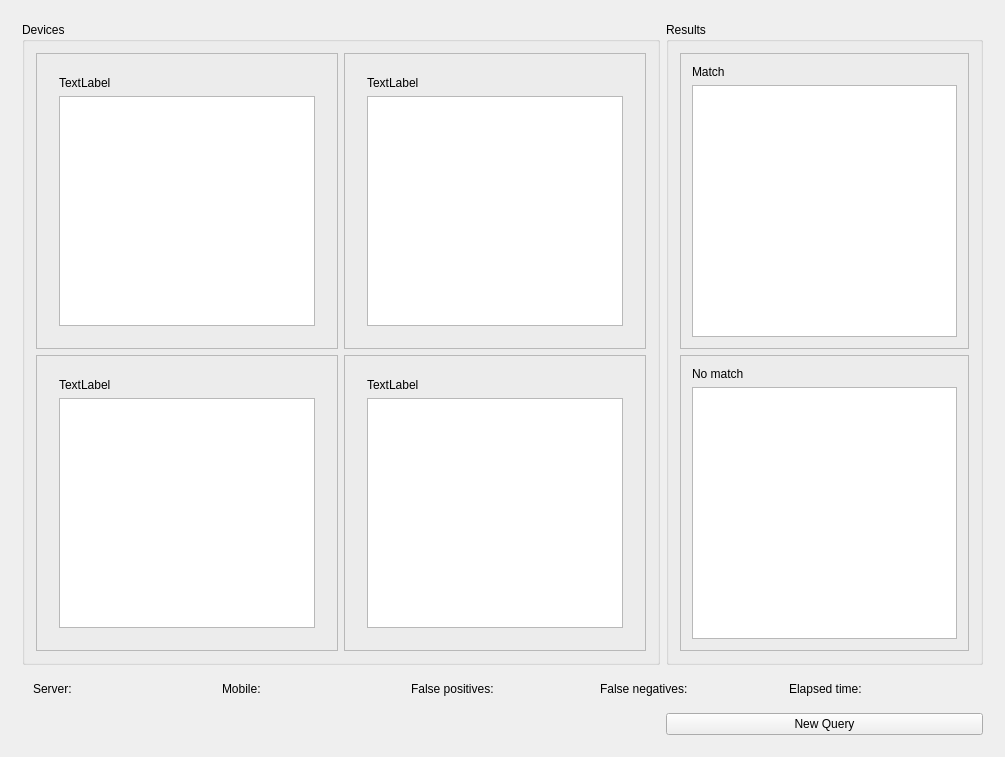
<?xml version="1.0" encoding="UTF-8"?>
<ui version="4.0">
 <class>MainWindow</class>
 <widget class="QMainWindow" name="MainWindow">
  <property name="geometry">
   <rect>
    <x>0</x>
    <y>0</y>
    <width>1005</width>
    <height>757</height>
   </rect>
  </property>
  <property name="windowTitle">
   <string>MainWindow</string>
  </property>
  <widget class="QWidget" name="centralWidget">
   <layout class="QGridLayout" name="gridLayout_2">
    <item row="1" column="1">
     <widget class="QStackedWidget" name="stackedWidget">
      <property name="frameShadow">
       <enum>QFrame::Plain</enum>
      </property>
      <property name="currentIndex">
       <number>1</number>
      </property>
      <widget class="QWidget" name="page_1">
       <layout class="QGridLayout" name="gridLayout">
        <item row="1" column="1" colspan="2">
         <layout class="QGridLayout" name="gridLayout_3">
          <property name="sizeConstraint">
           <enum>QLayout::SetDefaultConstraint</enum>
          </property>
          <item row="4" column="1">
           <widget class="QListWidget" name="classList">
            <property name="sizePolicy">
             <sizepolicy hsizetype="Fixed" vsizetype="Fixed">
              <horstretch>0</horstretch>
              <verstretch>0</verstretch>
             </sizepolicy>
            </property>
            <property name="alternatingRowColors">
             <bool>true</bool>
            </property>
            <property name="selectionMode">
             <enum>QAbstractItemView::ExtendedSelection</enum>
            </property>
           </widget>
          </item>
          <item row="4" column="4">
           <widget class="QPushButton" name="btnQuery">
            <property name="text">
             <string>Query</string>
            </property>
           </widget>
          </item>
          <item row="2" column="1">
           <widget class="QLabel" name="label">
            <property name="text">
             <string>Classes</string>
            </property>
           </widget>
          </item>
          <item row="4" column="2">
           <widget class="QGroupBox" name="modeGroupBox">
            <property name="title">
             <string/>
            </property>
            <layout class="QVBoxLayout" name="verticalLayout">
             <item>
              <widget class="QRadioButton" name="radioButtonOpt">
               <property name="text">
                <string>Optimized</string>
               </property>
               <property name="checked">
                <bool>true</bool>
               </property>
              </widget>
             </item>
             <item>
              <widget class="QRadioButton" name="radioButtonMobile">
               <property name="text">
                <string>Mobile</string>
               </property>
              </widget>
             </item>
             <item>
              <widget class="QRadioButton" name="radioButtonServer">
               <property name="text">
                <string>Server</string>
               </property>
              </widget>
             </item>
            </layout>
           </widget>
          </item>
          <item row="2" column="2">
           <widget class="QLabel" name="label_2">
            <property name="text">
             <string>Process location</string>
            </property>
           </widget>
          </item>
          <item row="4" column="3">
           <widget class="QSpinBox" name="spinBoxK">
            <property name="minimum">
             <number>1</number>
            </property>
            <property name="maximum">
             <number>13</number>
            </property>
           </widget>
          </item>
          <item row="2" column="3">
           <widget class="QLabel" name="label_3">
            <property name="text">
             <string>Top K</string>
            </property>
           </widget>
          </item>
         </layout>
        </item>
        <item row="2" column="1">
         <spacer name="verticalSpacer_2">
          <property name="orientation">
           <enum>Qt::Vertical</enum>
          </property>
          <property name="sizeHint" stdset="0">
           <size>
            <width>20</width>
            <height>69</height>
           </size>
          </property>
         </spacer>
        </item>
        <item row="1" column="0">
         <spacer name="horizontalSpacer_2">
          <property name="orientation">
           <enum>Qt::Horizontal</enum>
          </property>
          <property name="sizeHint" stdset="0">
           <size>
            <width>102</width>
            <height>20</height>
           </size>
          </property>
         </spacer>
        </item>
        <item row="1" column="4">
         <spacer name="horizontalSpacer">
          <property name="orientation">
           <enum>Qt::Horizontal</enum>
          </property>
          <property name="sizeHint" stdset="0">
           <size>
            <width>293</width>
            <height>20</height>
           </size>
          </property>
         </spacer>
        </item>
        <item row="0" column="1">
         <spacer name="verticalSpacer">
          <property name="orientation">
           <enum>Qt::Vertical</enum>
          </property>
          <property name="sizeHint" stdset="0">
           <size>
            <width>20</width>
            <height>205</height>
           </size>
          </property>
         </spacer>
        </item>
       </layout>
      </widget>
      <widget class="QWidget" name="page_2">
       <layout class="QGridLayout" name="gridLayout_4">
        <item row="1" column="0">
         <widget class="QGroupBox" name="groupBox">
          <property name="title">
           <string>Devices</string>
          </property>
          <layout class="QGridLayout" name="gridLayout_5">
           <item row="0" column="0">
            <widget class="QStackedWidget" name="stackedDev1">
             <property name="frameShape">
              <enum>QFrame::StyledPanel</enum>
             </property>
             <property name="currentIndex">
              <number>1</number>
             </property>
             <widget class="QWidget" name="dev1Off">
              <layout class="QVBoxLayout" name="verticalLayout_2">
               <item>
                <widget class="QLabel" name="label_9">
                 <property name="text">
                  <string>No Device Connected</string>
                 </property>
                 <property name="alignment">
                  <set>Qt::AlignCenter</set>
                 </property>
                </widget>
               </item>
              </layout>
             </widget>
             <widget class="QWidget" name="dev1On">
              <layout class="QGridLayout" name="gridLayout_7">
               <item row="0" column="0">
                <widget class="QFrame" name="frame">
                 <property name="frameShape">
                  <enum>QFrame::NoFrame</enum>
                 </property>
                 <property name="frameShadow">
                  <enum>QFrame::Plain</enum>
                 </property>
                 <property name="lineWidth">
                  <number>0</number>
                 </property>
                 <layout class="QGridLayout" name="gridLayout_8">
                  <item row="0" column="0">
                   <widget class="QLabel" name="dev1Label">
                    <property name="text">
                     <string>TextLabel</string>
                    </property>
                   </widget>
                  </item>
                  <item row="1" column="0">
                   <widget class="QTableView" name="dev1List">
                    <property name="font">
                     <font>
                      <pointsize>8</pointsize>
                     </font>
                    </property>
                    <property name="selectionMode">
                     <enum>QAbstractItemView::NoSelection</enum>
                    </property>
                    <property name="selectionBehavior">
                     <enum>QAbstractItemView::SelectRows</enum>
                    </property>
                    <property name="gridStyle">
                     <enum>Qt::SolidLine</enum>
                    </property>
                    <attribute name="verticalHeaderVisible">
                     <bool>false</bool>
                    </attribute>
                   </widget>
                  </item>
                 </layout>
                </widget>
               </item>
              </layout>
             </widget>
            </widget>
           </item>
           <item row="0" column="1">
            <widget class="QStackedWidget" name="stackedDev2">
             <property name="frameShape">
              <enum>QFrame::StyledPanel</enum>
             </property>
             <property name="currentIndex">
              <number>1</number>
             </property>
             <widget class="QWidget" name="dev2Off">
              <layout class="QVBoxLayout" name="verticalLayout_3">
               <item>
                <widget class="QLabel" name="label_10">
                 <property name="text">
                  <string>No Device Connected</string>
                 </property>
                 <property name="alignment">
                  <set>Qt::AlignCenter</set>
                 </property>
                </widget>
               </item>
              </layout>
             </widget>
             <widget class="QWidget" name="dev2On">
              <layout class="QGridLayout" name="gridLayout_15">
               <item row="0" column="0">
                <widget class="QFrame" name="frame_5">
                 <property name="frameShape">
                  <enum>QFrame::NoFrame</enum>
                 </property>
                 <property name="frameShadow">
                  <enum>QFrame::Plain</enum>
                 </property>
                 <property name="lineWidth">
                  <number>0</number>
                 </property>
                 <layout class="QGridLayout" name="gridLayout_16">
                  <item row="0" column="0">
                   <widget class="QLabel" name="dev2Label">
                    <property name="text">
                     <string>TextLabel</string>
                    </property>
                   </widget>
                  </item>
                  <item row="1" column="0">
                   <widget class="QTableView" name="dev2List">
                    <property name="font">
                     <font>
                      <pointsize>8</pointsize>
                     </font>
                    </property>
                    <property name="selectionMode">
                     <enum>QAbstractItemView::NoSelection</enum>
                    </property>
                    <property name="selectionBehavior">
                     <enum>QAbstractItemView::SelectRows</enum>
                    </property>
                    <property name="gridStyle">
                     <enum>Qt::SolidLine</enum>
                    </property>
                    <attribute name="horizontalHeaderCascadingSectionResizes">
                     <bool>false</bool>
                    </attribute>
                    <attribute name="verticalHeaderVisible">
                     <bool>false</bool>
                    </attribute>
                    <attribute name="verticalHeaderDefaultSectionSize">
                     <number>30</number>
                    </attribute>
                   </widget>
                  </item>
                 </layout>
                </widget>
               </item>
              </layout>
             </widget>
            </widget>
           </item>
           <item row="1" column="1">
            <widget class="QStackedWidget" name="stackedDev4">
             <property name="frameShape">
              <enum>QFrame::StyledPanel</enum>
             </property>
             <property name="currentIndex">
              <number>1</number>
             </property>
             <widget class="QWidget" name="dev4Off">
              <layout class="QVBoxLayout" name="verticalLayout_5">
               <item>
                <widget class="QLabel" name="label_12">
                 <property name="text">
                  <string>No Device Connected</string>
                 </property>
                 <property name="alignment">
                  <set>Qt::AlignCenter</set>
                 </property>
                </widget>
               </item>
              </layout>
             </widget>
             <widget class="QWidget" name="dev4On">
              <layout class="QGridLayout" name="gridLayout_17">
               <item row="0" column="0">
                <widget class="QFrame" name="frame_6">
                 <property name="frameShape">
                  <enum>QFrame::NoFrame</enum>
                 </property>
                 <property name="frameShadow">
                  <enum>QFrame::Plain</enum>
                 </property>
                 <property name="lineWidth">
                  <number>0</number>
                 </property>
                 <layout class="QGridLayout" name="gridLayout_18">
                  <item row="0" column="0">
                   <widget class="QLabel" name="dev4Label">
                    <property name="text">
                     <string>TextLabel</string>
                    </property>
                   </widget>
                  </item>
                  <item row="1" column="0">
                   <widget class="QTableView" name="dev4List">
                    <property name="font">
                     <font>
                      <pointsize>8</pointsize>
                     </font>
                    </property>
                    <property name="selectionMode">
                     <enum>QAbstractItemView::NoSelection</enum>
                    </property>
                    <property name="selectionBehavior">
                     <enum>QAbstractItemView::SelectRows</enum>
                    </property>
                    <property name="gridStyle">
                     <enum>Qt::SolidLine</enum>
                    </property>
                    <attribute name="verticalHeaderVisible">
                     <bool>false</bool>
                    </attribute>
                   </widget>
                  </item>
                 </layout>
                </widget>
               </item>
              </layout>
             </widget>
            </widget>
           </item>
           <item row="1" column="0">
            <widget class="QStackedWidget" name="stackedDev3">
             <property name="frameShape">
              <enum>QFrame::StyledPanel</enum>
             </property>
             <property name="currentIndex">
              <number>1</number>
             </property>
             <widget class="QWidget" name="dev3Off">
              <layout class="QVBoxLayout" name="verticalLayout_4">
               <item>
                <widget class="QLabel" name="label_11">
                 <property name="text">
                  <string>No Device Connected</string>
                 </property>
                 <property name="alignment">
                  <set>Qt::AlignCenter</set>
                 </property>
                </widget>
               </item>
              </layout>
             </widget>
             <widget class="QWidget" name="dev3On">
              <layout class="QGridLayout" name="gridLayout_9">
               <item row="0" column="0">
                <widget class="QFrame" name="frame_2">
                 <property name="frameShape">
                  <enum>QFrame::NoFrame</enum>
                 </property>
                 <property name="frameShadow">
                  <enum>QFrame::Plain</enum>
                 </property>
                 <property name="lineWidth">
                  <number>0</number>
                 </property>
                 <layout class="QGridLayout" name="gridLayout_10">
                  <item row="0" column="0">
                   <widget class="QLabel" name="dev3Label">
                    <property name="text">
                     <string>TextLabel</string>
                    </property>
                   </widget>
                  </item>
                  <item row="1" column="0">
                   <widget class="QTableView" name="dev3List">
                    <property name="font">
                     <font>
                      <pointsize>8</pointsize>
                     </font>
                    </property>
                    <property name="selectionMode">
                     <enum>QAbstractItemView::NoSelection</enum>
                    </property>
                    <property name="selectionBehavior">
                     <enum>QAbstractItemView::SelectRows</enum>
                    </property>
                    <property name="gridStyle">
                     <enum>Qt::SolidLine</enum>
                    </property>
                    <attribute name="verticalHeaderVisible">
                     <bool>false</bool>
                    </attribute>
                   </widget>
                  </item>
                 </layout>
                </widget>
               </item>
              </layout>
             </widget>
            </widget>
           </item>
          </layout>
          <zorder>stackedDev1</zorder>
          <zorder>stackedDev3</zorder>
          <zorder>stackedDev2</zorder>
          <zorder>stackedDev4</zorder>
         </widget>
        </item>
        <item row="1" column="1">
         <widget class="QGroupBox" name="groupBox_2">
          <property name="title">
           <string>Results</string>
          </property>
          <property name="flat">
           <bool>false</bool>
          </property>
          <layout class="QVBoxLayout" name="verticalLayout_6">
           <item>
            <widget class="QFrame" name="frame_3">
             <property name="frameShape">
              <enum>QFrame::StyledPanel</enum>
             </property>
             <property name="frameShadow">
              <enum>QFrame::Plain</enum>
             </property>
             <property name="lineWidth">
              <number>0</number>
             </property>
             <layout class="QGridLayout" name="gridLayout_11">
              <item row="0" column="0">
               <widget class="QLabel" name="matchLabel">
                <property name="text">
                 <string>Match</string>
                </property>
               </widget>
              </item>
              <item row="1" column="0">
               <widget class="QTableView" name="resultsListMatch">
                <property name="font">
                 <font>
                  <pointsize>8</pointsize>
                 </font>
                </property>
                <property name="selectionMode">
                 <enum>QAbstractItemView::SingleSelection</enum>
                </property>
                <property name="selectionBehavior">
                 <enum>QAbstractItemView::SelectRows</enum>
                </property>
                <property name="gridStyle">
                 <enum>Qt::SolidLine</enum>
                </property>
                <attribute name="verticalHeaderVisible">
                 <bool>false</bool>
                </attribute>
               </widget>
              </item>
             </layout>
            </widget>
           </item>
           <item>
            <widget class="QFrame" name="frame_4">
             <property name="frameShape">
              <enum>QFrame::StyledPanel</enum>
             </property>
             <property name="frameShadow">
              <enum>QFrame::Plain</enum>
             </property>
             <property name="lineWidth">
              <number>0</number>
             </property>
             <layout class="QGridLayout" name="gridLayout_12">
              <item row="0" column="0">
               <widget class="QLabel" name="noMatchLabel">
                <property name="text">
                 <string>No match</string>
                </property>
               </widget>
              </item>
              <item row="1" column="0">
               <widget class="QTableView" name="resultsListNoMatch">
                <property name="font">
                 <font>
                  <pointsize>8</pointsize>
                 </font>
                </property>
                <property name="selectionMode">
                 <enum>QAbstractItemView::SingleSelection</enum>
                </property>
                <property name="selectionBehavior">
                 <enum>QAbstractItemView::SelectRows</enum>
                </property>
                <property name="gridStyle">
                 <enum>Qt::SolidLine</enum>
                </property>
                <attribute name="verticalHeaderVisible">
                 <bool>false</bool>
                </attribute>
               </widget>
              </item>
             </layout>
            </widget>
           </item>
          </layout>
         </widget>
        </item>
        <item row="2" column="0" colspan="2">
         <widget class="QFrame" name="frame_7">
          <property name="frameShape">
           <enum>QFrame::NoFrame</enum>
          </property>
          <property name="frameShadow">
           <enum>QFrame::Raised</enum>
          </property>
          <layout class="QHBoxLayout" name="horizontalLayout">
           <item>
            <widget class="QLabel" name="labelServer">
             <property name="text">
              <string>Server:</string>
             </property>
            </widget>
           </item>
           <item>
            <widget class="QLabel" name="labelMobile">
             <property name="text">
              <string>Mobile:</string>
             </property>
            </widget>
           </item>
           <item>
            <widget class="QLabel" name="labelFP">
             <property name="text">
              <string>False positives:</string>
             </property>
            </widget>
           </item>
           <item>
            <widget class="QLabel" name="labelFN">
             <property name="text">
              <string>False negatives:</string>
             </property>
            </widget>
           </item>
           <item>
            <widget class="QLabel" name="labelElapsedTime">
             <property name="text">
              <string>Elapsed time:</string>
             </property>
            </widget>
           </item>
          </layout>
         </widget>
        </item>
        <item row="3" column="1">
         <widget class="QPushButton" name="btnNewQuery">
          <property name="text">
           <string>New Query</string>
          </property>
         </widget>
        </item>
       </layout>
      </widget>
     </widget>
    </item>
   </layout>
  </widget>
  <widget class="QMenuBar" name="menuBar">
   <property name="geometry">
    <rect>
     <x>0</x>
     <y>0</y>
     <width>1005</width>
     <height>25</height>
    </rect>
   </property>
  </widget>
 </widget>
 <layoutdefault spacing="6" margin="11"/>
 <resources/>
 <connections/>
</ui>
